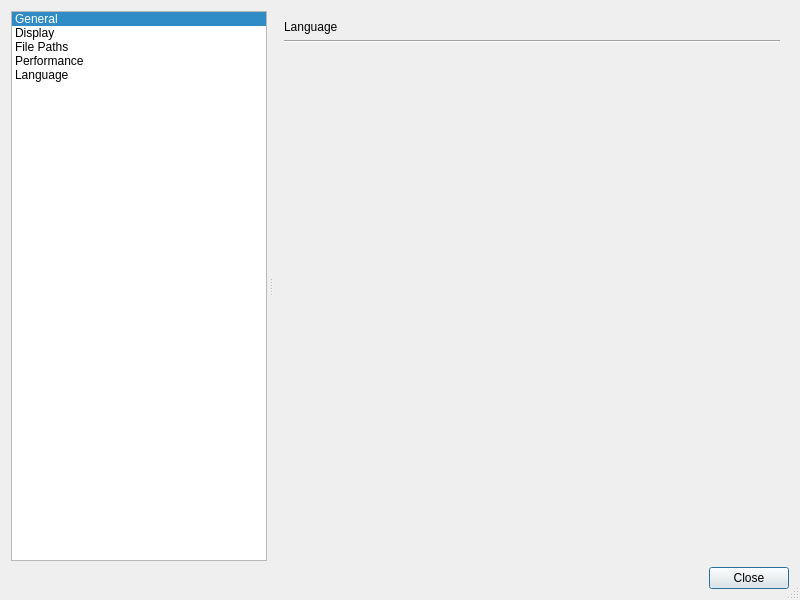
<?xml version="1.0" encoding="UTF-8"?>
<ui version="4.0">
 <class>GlobalPreferencesDialog</class>
 <widget class="QDialog" name="GlobalPreferencesDialog">
  <property name="windowModality">
   <enum>Qt::ApplicationModal</enum>
  </property>
  <property name="geometry">
   <rect>
    <x>0</x>
    <y>0</y>
    <width>800</width>
    <height>600</height>
   </rect>
  </property>
  <property name="minimumSize">
   <size>
    <width>600</width>
    <height>400</height>
   </size>
  </property>
  <property name="maximumSize">
   <size>
    <width>1280</width>
    <height>800</height>
   </size>
  </property>
  <property name="windowTitle">
   <string>Global Preferences</string>
  </property>
  <property name="sizeGripEnabled">
   <bool>true</bool>
  </property>
  <property name="modal">
   <bool>true</bool>
  </property>
  <layout class="QVBoxLayout" name="verticalLayout">
   <item>
    <widget class="QSplitter" name="splitter">
     <property name="orientation">
      <enum>Qt::Horizontal</enum>
     </property>
     <property name="handleWidth">
      <number>8</number>
     </property>
     <property name="childrenCollapsible">
      <bool>false</bool>
     </property>
     <widget class="QListWidget" name="preferenceCategoryList">
      <property name="sizePolicy">
       <sizepolicy hsizetype="Fixed" vsizetype="Expanding">
        <horstretch>0</horstretch>
        <verstretch>0</verstretch>
       </sizepolicy>
      </property>
      <property name="minimumSize">
       <size>
        <width>0</width>
        <height>0</height>
       </size>
      </property>
      <property name="editTriggers">
       <set>QAbstractItemView::NoEditTriggers</set>
      </property>
      <property name="showDropIndicator" stdset="0">
       <bool>false</bool>
      </property>
      <property name="iconSize">
       <size>
        <width>32</width>
        <height>32</height>
       </size>
      </property>
      <property name="movement">
       <enum>QListView::Static</enum>
      </property>
      <property name="flow">
       <enum>QListView::TopToBottom</enum>
      </property>
      <property name="spacing">
       <number>4</number>
      </property>
      <property name="uniformItemSizes">
       <bool>false</bool>
      </property>
      <property name="currentRow">
       <number>0</number>
      </property>
      <item>
       <property name="text">
        <string>General</string>
       </property>
       <property name="icon">
        <iconset resource="../resources/application_resources.qrc">
         <normaloff>:/icons/wrench.png</normaloff>:/icons/wrench.png</iconset>
       </property>
      </item>
      <item>
       <property name="text">
        <string>Display</string>
       </property>
       <property name="icon">
        <iconset resource="../resources/application_resources.qrc">
         <normaloff>:/icons/monitor_edit.png</normaloff>:/icons/monitor_edit.png</iconset>
       </property>
      </item>
      <item>
       <property name="text">
        <string>File Paths</string>
       </property>
       <property name="icon">
        <iconset resource="../resources/application_resources.qrc">
         <normaloff>:/icons/folders.png</normaloff>:/icons/folders.png</iconset>
       </property>
      </item>
      <item>
       <property name="text">
        <string>Performance</string>
       </property>
       <property name="icon">
        <iconset resource="../resources/application_resources.qrc">
         <normaloff>:/icons/processor.png</normaloff>:/icons/processor.png</iconset>
       </property>
      </item>
      <item>
       <property name="text">
        <string>Language</string>
       </property>
       <property name="icon">
        <iconset resource="../resources/application_resources.qrc">
         <normaloff>:/icons/locate.png</normaloff>:/icons/locate.png</iconset>
       </property>
      </item>
     </widget>
     <widget class="QStackedWidget" name="preferencePageStack">
      <property name="sizePolicy">
       <sizepolicy hsizetype="Preferred" vsizetype="Preferred">
        <horstretch>2</horstretch>
        <verstretch>0</verstretch>
       </sizepolicy>
      </property>
      <property name="currentIndex">
       <number>4</number>
      </property>
      <widget class="QWidget" name="generalPreferencesPage">
       <layout class="QVBoxLayout" name="verticalLayout_5">
        <item>
         <layout class="QVBoxLayout" name="verticalLayout_4">
          <item>
           <widget class="QLabel" name="generalTitle">
            <property name="sizePolicy">
             <sizepolicy hsizetype="Preferred" vsizetype="Fixed">
              <horstretch>0</horstretch>
              <verstretch>0</verstretch>
             </sizepolicy>
            </property>
            <property name="text">
             <string>General</string>
            </property>
           </widget>
          </item>
          <item>
           <widget class="Line" name="generalTitleSpacer">
            <property name="orientation">
             <enum>Qt::Horizontal</enum>
            </property>
           </widget>
          </item>
          <item>
           <layout class="QVBoxLayout" name="verticalLayout_18">
            <item>
             <widget class="QGroupBox" name="startupOptionsGroup">
              <property name="title">
               <string>Start Up</string>
              </property>
             </widget>
            </item>
            <item>
             <widget class="QGroupBox" name="miscOptionsGroup">
              <property name="title">
               <string>Misc</string>
              </property>
             </widget>
            </item>
           </layout>
          </item>
         </layout>
        </item>
       </layout>
      </widget>
      <widget class="QWidget" name="displayPreferencesPage">
       <layout class="QVBoxLayout" name="verticalLayout_11">
        <item>
         <layout class="QVBoxLayout" name="verticalLayout_7">
          <item>
           <widget class="QLabel" name="displayTitle">
            <property name="sizePolicy">
             <sizepolicy hsizetype="Preferred" vsizetype="Fixed">
              <horstretch>0</horstretch>
              <verstretch>0</verstretch>
             </sizepolicy>
            </property>
            <property name="text">
             <string>Display</string>
            </property>
           </widget>
          </item>
          <item>
           <widget class="Line" name="displayTitleSpacer">
            <property name="sizePolicy">
             <sizepolicy hsizetype="Expanding" vsizetype="Fixed">
              <horstretch>0</horstretch>
              <verstretch>0</verstretch>
             </sizepolicy>
            </property>
            <property name="orientation">
             <enum>Qt::Horizontal</enum>
            </property>
           </widget>
          </item>
          <item>
           <layout class="QVBoxLayout" name="verticalLayout_10">
            <item>
             <widget class="QGroupBox" name="launchPageDisplayOptionsGroup">
              <property name="title">
               <string>Launch Page Display</string>
              </property>
             </widget>
            </item>
            <item>
             <widget class="QGroupBox" name="imageJobDisplayOptionsGroup">
              <property name="title">
               <string>Image Geometrize Display</string>
              </property>
             </widget>
            </item>
            <item>
             <widget class="QGroupBox" name="groupBox">
              <property name="title">
               <string>Console Display</string>
              </property>
              <layout class="QVBoxLayout" name="verticalLayout_24">
               <item>
                <layout class="QVBoxLayout" name="verticalLayout_23">
                 <item>
                  <widget class="QCheckBox" name="showLaunchWindowConsoleByDefault">
                   <property name="text">
                    <string>Show Launch Console By Default</string>
                   </property>
                  </widget>
                 </item>
                 <item>
                  <widget class="QCheckBox" name="showImageJobConsoleByDefault">
                   <property name="text">
                    <string>Show Image Geometrizing Console By Default</string>
                   </property>
                  </widget>
                 </item>
                </layout>
               </item>
              </layout>
             </widget>
            </item>
           </layout>
          </item>
         </layout>
        </item>
       </layout>
      </widget>
      <widget class="QWidget" name="filePathPreferencesPage">
       <layout class="QVBoxLayout" name="verticalLayout_13">
        <item>
         <layout class="QVBoxLayout" name="verticalLayout_9">
          <item>
           <widget class="QLabel" name="filePathsTitle">
            <property name="sizePolicy">
             <sizepolicy hsizetype="Preferred" vsizetype="Fixed">
              <horstretch>0</horstretch>
              <verstretch>0</verstretch>
             </sizepolicy>
            </property>
            <property name="text">
             <string>File Paths</string>
            </property>
           </widget>
          </item>
          <item>
           <widget class="Line" name="filePathsTitleSpacer">
            <property name="orientation">
             <enum>Qt::Horizontal</enum>
            </property>
           </widget>
          </item>
          <item>
           <layout class="QVBoxLayout" name="verticalLayout_12">
            <item>
             <widget class="QGroupBox" name="defaultLoadPathOptionsGroup">
              <property name="title">
               <string>Default Load Paths</string>
              </property>
             </widget>
            </item>
            <item>
             <widget class="QGroupBox" name="defaultSavePathOptionsGroup">
              <property name="title">
               <string>Default Save Paths</string>
              </property>
             </widget>
            </item>
            <item>
             <widget class="QGroupBox" name="templatePathOptionsGroup">
              <property name="title">
               <string>Template Paths</string>
              </property>
             </widget>
            </item>
           </layout>
          </item>
         </layout>
        </item>
       </layout>
      </widget>
      <widget class="QWidget" name="performancePreferencesPage">
       <layout class="QVBoxLayout" name="verticalLayout_15">
        <item>
         <layout class="QVBoxLayout" name="verticalLayout_6">
          <item>
           <widget class="QLabel" name="performanceTitle">
            <property name="sizePolicy">
             <sizepolicy hsizetype="Preferred" vsizetype="Fixed">
              <horstretch>0</horstretch>
              <verstretch>0</verstretch>
             </sizepolicy>
            </property>
            <property name="text">
             <string>Performance</string>
            </property>
           </widget>
          </item>
          <item>
           <widget class="Line" name="performanceTitleSpacer">
            <property name="orientation">
             <enum>Qt::Horizontal</enum>
            </property>
           </widget>
          </item>
          <item>
           <layout class="QVBoxLayout" name="verticalLayout_14">
            <item>
             <widget class="QGroupBox" name="imageResizingGroup">
              <property name="title">
               <string>Image Downscaling</string>
              </property>
              <layout class="QVBoxLayout" name="verticalLayout_17">
               <item>
                <layout class="QHBoxLayout" name="horizontalLayout">
                 <item>
                  <widget class="QCheckBox" name="imageResizeCheckbox">
                   <property name="text">
                    <string>Enabled</string>
                   </property>
                  </widget>
                 </item>
                </layout>
               </item>
               <item>
                <layout class="QHBoxLayout" name="horizontalLayout_2">
                 <item>
                  <widget class="QLabel" name="resizeThresholdLabel">
                   <property name="toolTip">
                    <string>Images larger than this will be scaled down</string>
                   </property>
                   <property name="text">
                    <string>Resize Threshold</string>
                   </property>
                  </widget>
                 </item>
                 <item>
                  <layout class="QVBoxLayout" name="verticalLayout_19">
                   <item>
                    <layout class="QFormLayout" name="formLayout_2">
                     <property name="formAlignment">
                      <set>Qt::AlignLeading|Qt::AlignLeft|Qt::AlignVCenter</set>
                     </property>
                     <item row="0" column="0">
                      <widget class="QLabel" name="resizeWidthLabel">
                       <property name="text">
                        <string>Width</string>
                       </property>
                      </widget>
                     </item>
                     <item row="0" column="1">
                      <widget class="QSpinBox" name="resizeWidthSpinBox">
                       <property name="maximum">
                        <number>65536</number>
                       </property>
                      </widget>
                     </item>
                     <item row="1" column="0">
                      <widget class="QLabel" name="resizeHeightLabel">
                       <property name="text">
                        <string>Height</string>
                       </property>
                      </widget>
                     </item>
                     <item row="1" column="1">
                      <widget class="QSpinBox" name="resizeHeightSpinBox">
                       <property name="maximum">
                        <number>65536</number>
                       </property>
                      </widget>
                     </item>
                    </layout>
                   </item>
                  </layout>
                 </item>
                </layout>
               </item>
              </layout>
             </widget>
            </item>
            <item>
             <widget class="QGroupBox" name="threadingOptionsGroup">
              <property name="title">
               <string>Multithreading</string>
              </property>
              <layout class="QVBoxLayout" name="verticalLayout_21">
               <item>
                <layout class="QVBoxLayout" name="verticalLayout_20">
                 <item>
                  <layout class="QHBoxLayout" name="horizontalLayout_4">
                   <item>
                    <widget class="QLabel" name="threadsPerImageJobLabel">
                     <property name="text">
                      <string>Max Threads Per Image Job</string>
                     </property>
                    </widget>
                   </item>
                   <item>
                    <widget class="QSpinBox" name="maxThreadsPerImageJobSpinBox">
                     <property name="maximum">
                      <number>128</number>
                     </property>
                    </widget>
                   </item>
                  </layout>
                 </item>
                 <item>
                  <layout class="QHBoxLayout" name="horizontalLayout_5"/>
                 </item>
                </layout>
               </item>
              </layout>
             </widget>
            </item>
           </layout>
          </item>
         </layout>
        </item>
       </layout>
      </widget>
      <widget class="QWidget" name="languagePreferencesPage">
       <layout class="QVBoxLayout" name="verticalLayout_16">
        <item>
         <layout class="QVBoxLayout" name="verticalLayout_8">
          <item>
           <widget class="QLabel" name="languageTitle">
            <property name="sizePolicy">
             <sizepolicy hsizetype="Preferred" vsizetype="Fixed">
              <horstretch>0</horstretch>
              <verstretch>0</verstretch>
             </sizepolicy>
            </property>
            <property name="text">
             <string>Language</string>
            </property>
           </widget>
          </item>
          <item>
           <widget class="Line" name="languageTitleSpacer">
            <property name="sizePolicy">
             <sizepolicy hsizetype="Expanding" vsizetype="Fixed">
              <horstretch>0</horstretch>
              <verstretch>0</verstretch>
             </sizepolicy>
            </property>
            <property name="orientation">
             <enum>Qt::Horizontal</enum>
            </property>
           </widget>
          </item>
          <item>
           <layout class="QHBoxLayout" name="horizontalLayout_3">
            <item>
             <widget class="geometrize::dialog::LanguageSelectWidget" name="widget" native="true"/>
            </item>
           </layout>
          </item>
         </layout>
        </item>
       </layout>
      </widget>
     </widget>
    </widget>
   </item>
   <item>
    <widget class="QDialogButtonBox" name="buttonBox">
     <property name="orientation">
      <enum>Qt::Horizontal</enum>
     </property>
     <property name="standardButtons">
      <set>QDialogButtonBox::Close</set>
     </property>
    </widget>
   </item>
  </layout>
 </widget>
 <customwidgets>
  <customwidget>
   <class>geometrize::dialog::LanguageSelectWidget</class>
   <extends>QWidget</extends>
   <header>dialog/languageselectwidget.h</header>
   <container>1</container>
  </customwidget>
 </customwidgets>
 <resources>
  <include location="../resources/application_resources.qrc"/>
 </resources>
 <connections>
  <connection>
   <sender>buttonBox</sender>
   <signal>accepted()</signal>
   <receiver>GlobalPreferencesDialog</receiver>
   <slot>accept()</slot>
   <hints>
    <hint type="sourcelabel">
     <x>248</x>
     <y>254</y>
    </hint>
    <hint type="destinationlabel">
     <x>157</x>
     <y>274</y>
    </hint>
   </hints>
  </connection>
  <connection>
   <sender>buttonBox</sender>
   <signal>rejected()</signal>
   <receiver>GlobalPreferencesDialog</receiver>
   <slot>reject()</slot>
   <hints>
    <hint type="sourcelabel">
     <x>316</x>
     <y>260</y>
    </hint>
    <hint type="destinationlabel">
     <x>286</x>
     <y>274</y>
    </hint>
   </hints>
  </connection>
 </connections>
</ui>
